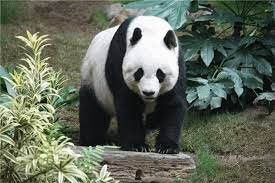
#> input picture GoruntuIslemeDersi/Uygulama1/picture1.jpg, 275 x 183 px
$ jupyter execute 'GörüntüOkumaYazma.ipynb'
#> lines starting #> are read from the running program, lines starting #| are printed output that depends on the picture
[cell 1]
import cv2
import numpy as np

[cell 2]
#VERİ OKUMA YAZMA

resim1 = cv2.imread('picture1.jpg')
#> resim1 is the input picture: shape (183, 275, 3); mean B, G, R 90.1, 104.6, 97.2
cv2.imshow('Resim',resim1)

#resmin boyutunu görmek
print(resim1.size)
#| 150975

#resmin veri tipi
print(resim1.dtype)
#| uint8

#resmin genişliği
print(resim1.shape)
#| (183, 275, 3)
cv2.waitKey(0)
cv2.destroyAllWindows()

[cell 3]
# BİR MATRİS(GÖRÜNTÜ) OLUŞTURMA

import numpy as np
import cv2
import matplotlib.pyplot as plt

row=256
col=256
img=np.zeros((row,col),np.uint8)

img[100:105,:]=0.5
img[:,100:105]=1
plt.figure(figsize=(10,4))
plt.imshow(img)
plt.show()
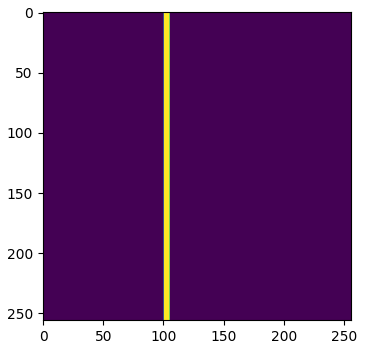
#> figure drawn by matplotlib, 1 panel

[cell 4]
#BİNARY GÖRÜNTÜ

import numpy as np
import cv2

height=512
width=512
img=np.random.randint(255,size=(height,width,3),dtype=np.uint8)
cv2.imshow('Binary',img)
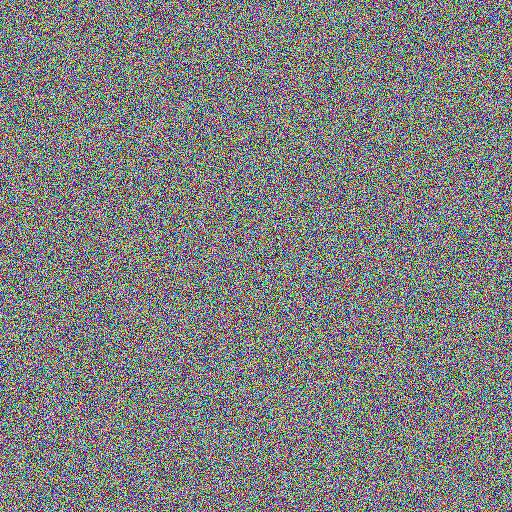
#> window 'Binary': shape (512, 512, 3); mean B, G, R 127.1, 127.2, 126.9
